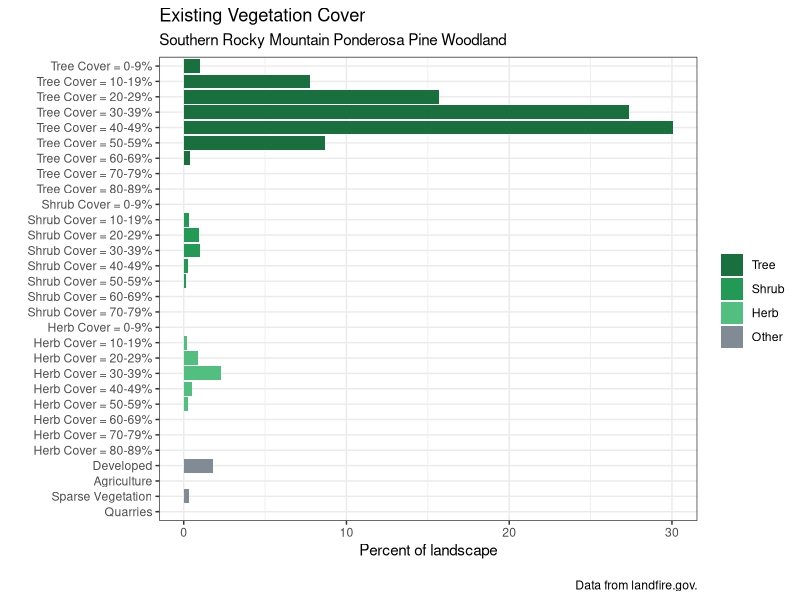
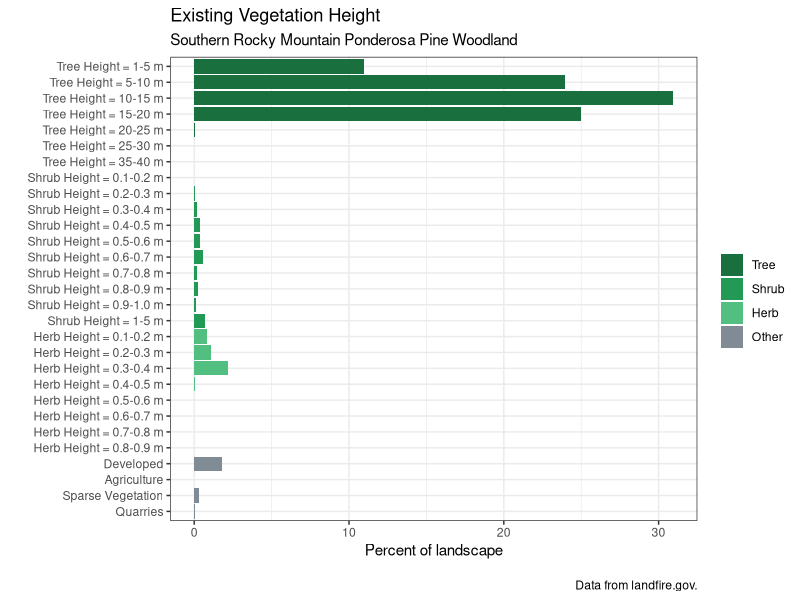
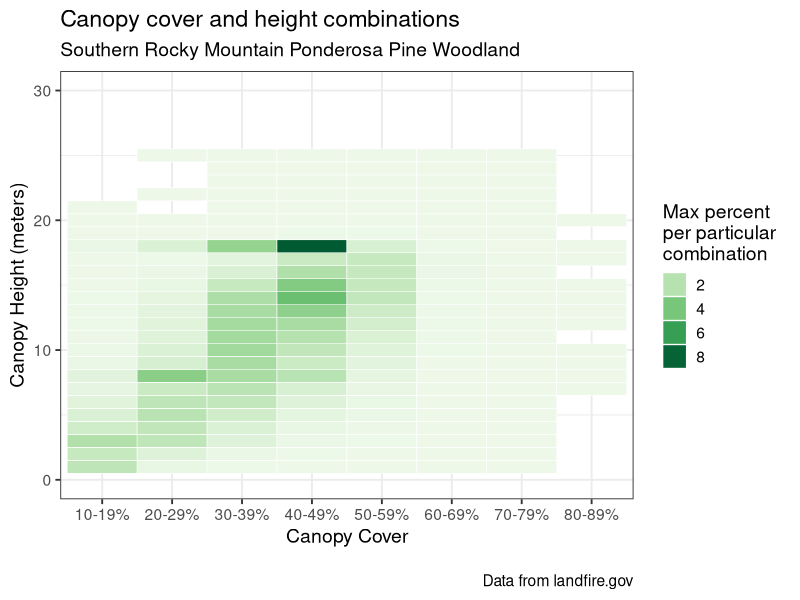

The R source for these figures, in order:
## ---- chunk 1


library(RColorBrewer)
library(scales)
library(tidyverse)

# create "type" column based on conditions
evcname <- read.csv("data/pipo_evc.csv") %>% 
  mutate(type = if_else(VALUE %in% 11, "Open Water",
                                             if_else(VALUE %in% 12, "Snow / Ice",
                                                     if_else(VALUE %in% c(13:25), "Developed",
                                                             if_else(VALUE %in% 31, "Barren",
                                                                     if_else(VALUE %in% c(60:70), "Agriculture",
                                                                             if_else(VALUE %in% 32, "Quarries",
                                                                                     if_else(VALUE %in% 100, "Sparse Vegetation",
                                                                                             if_else(VALUE %in% c(101:199), "Tree",
                                                                                                     if_else(VALUE %in% c(201:299), "Shrub",
                                                                                                             if_else(VALUE %in% c(301:399), "Herb",
                                                                                                                     "Other")))))))))))



# create reverse substr() function
revSubstr <- function(x, start, stop) {
  x <- strsplit(x, "")
  sapply(x, 
         function(x) paste(rev(rev(x)[start:stop]), collapse = ""), 
         USE.NAMES = FALSE)  }

# create cover column based on 2nd and 3rd to last values of classname
# if "Other" type, make 0
evcname <- evcname %>% mutate(cover = as.numeric(if_else(VALUE > 100,
                                                         revSubstr(evcname$CLASSNAMES, start = 2, stop = 3),
                                                         "0")))

# create bin breaks for grouping
breaks <- seq(0, 100, 10)
# create intervals for grouping and summarize
# also create factor order for "type"
evcgroup <- evcname %>%
  mutate(interval = cut(cover,
                        breaks, 
                        include.lowest = TRUE, 
                        right = T,
                        labels = c("0-9", "10-19", "20-29", "30-39", "40-49", "50-59", "60-69", "70-79", 
                                   "80-89", "90-100")),
         type = factor(type, levels = c("Tree", "Shrub", "Herb", "Open Water", "Snow / Ice", "Developed", "Agriculture", "Sparse Vegetation", "Barren", "Quarries", "Other"))) %>%
  group_by(type, interval) %>%
  summarize(COUNT = sum(Freq),
            acres = sum(ACRES),
            rel_percent = sum(REL_PERCENT))

# add label and legend names based on condition
evcgroup <- evcgroup %>% mutate(label = if_else(type %in% c("Tree", "Shrub", "Herb"),
                                                paste0(type, " Cover = ", interval, "%"), as.character(type)),
                                legend = if_else(type %in% c("Tree", "Shrub", "Herb", "Open Water"),
                                                 type, as.factor("Other")))

# turn current label order to factors
evclabel.list <- evcgroup$label
evcgroup <- evcgroup %>% mutate(label = fct_rev(factor(label, evclabel.list)))

# create factor level colors for legend
cols <- c("Tree" = "#196F3D", "Shrub" = "#229954", "Herb" = "#52BE80", "Open Water" = "#7FB3D5",
          "Other" = "#808B96")

# plot
evcChart <-
  ggplot(data = evcgroup, aes(x = label, y = rel_percent, fill = legend)) +
  geom_bar(stat = "identity") +
  labs(
    title = "Existing Vegetation Cover",
    subtitle = "Southern Rocky Mountain Ponderosa Pine Woodland",
    caption = "\nData from landfire.gov.",
    x = "",
    y = "Percent of landscape") +
  scale_fill_manual(values = cols, name = "") +
  coord_flip() +
  theme_bw()

evcChart

## ---- chunk 2

evhname <- read.csv("data/pipo_evh.csv") %>% 
  mutate(type = if_else(VALUE %in% 11, "Open Water",
                                             if_else(VALUE %in% 12, "Snow / Ice",
                                                     if_else(VALUE %in% c(13:25), "Developed",
                                                             if_else(VALUE %in% 31, "Barren",
                                                                     if_else(VALUE %in% c(60:70), "Agriculture",
                                                                             if_else(VALUE %in% 32, "Quarries",
                                                                                     if_else(VALUE %in% 100, "Sparse Vegetation",
                                                                                             if_else(VALUE %in% c(101:199), "Tree",
                                                                                                     if_else(VALUE %in% c(201:299), "Shrub",
                                                                                                             if_else(VALUE %in% c(301:399), "Herb",
                                                                                                                     "Other"))))))))))) %>%
  mutate(height_m = if_else(type %in% "Tree", (VALUE -100),
                            if_else(type %in% "Shrub", ((VALUE - 200) / 10),
                                    if_else(type %in% "Herb", ((VALUE - 300) / 10), 0))) %>%
           as.character() %>% as.numeric())

# create bin breaks for grouping
breaks <- c(0, 0.1, 0.2, 0.3, 0.4, 0.5, 0.6, 0.7, 0.8, 0.9, 1, 5, 10, 15, 20, 25, 30, 35, 40, 45, 50, 55, 60, 65, 70, 75, 80, 85, 90, 95, 100)

# create intervals for grouping and summarize
# also create factor order for "type"
evhgroup <- evhname %>%
  mutate(interval = cut(height_m,
                        breaks, 
                        include.lowest = TRUE, 
                        right = F,
                        labels = c("0", "0.1-0.2", "0.2-0.3", "0.3-0.4" ,"0.4-0.5", "0.5-0.6", "0.6-0.7", "0.7-0.8", "0.8-0.9", "0.9-1.0", "1-5", "5-10", "10-15", "15-20", "20-25", "25-30", "30-35", "35-40", "40-45", "45-50", "50-55", "55-60", "60-65", "65-70", "70-75", "75-80", "80-85", "85-90", "90-95", "95-100")),
         type = factor(type, levels = c("Tree", "Shrub", "Herb", "Open Water", "Snow / Ice", "Developed", "Agriculture", "Sparse Vegetation", "Barren", "Quarries", "Other"))) %>%
  group_by(type, interval) %>%
  summarise(COUNT = sum(Freq),
            acres = sum(ACRES),
            rel_percent = sum(REL_PERCENT))



# add label and legend names based on condition
evhgroup <- evhgroup %>% mutate(label = if_else(type %in% c("Tree", "Shrub", "Herb"),
                                                paste0(type, " Height = ", interval, " m"), as.character(type)),
                                legend = if_else(type %in% c("Tree", "Shrub", "Herb", "Open Water"),
                                                 type, as.factor("Other")))
# turn current label order to factors
evhlabel.list <- evhgroup$label
evhgroup <- evhgroup %>% mutate(label = fct_rev(factor(label, evhlabel.list)))

# create factor level colors for legend
cols <- c("Tree" = "#196F3D", "Shrub" = "#229954", "Herb" = "#52BE80", "Open Water" = "#7FB3D5",
          "Other" = "#808B96")


# plot
evhChart <-
ggplot(data = evhgroup, aes(x = label, y = rel_percent, fill = legend)) +
  geom_bar(stat = "identity") +
  labs(
    title = "Existing Vegetation Height",
    subtitle = "Southern Rocky Mountain Ponderosa Pine Woodland",
    caption = "\nData from landfire.gov.",
    x = "",
    y = "Percent of landscape") +
  scale_fill_manual(values = cols, name = "") +
  coord_flip() +
  theme_bw()

evhChart
## ---- chunk 3
# cove forest data from Upper Cheat watershed in WV
pipoHeat <- read_csv("data/pipo_heatmap.csv")


pipoHeatMap <- ggplot(pipoHeat,aes(x=evc, y=evh, fill = percent)) +
  geom_tile(colour="white",size=0.2) +
  guides(fill=guide_legend(title="Max percent \nper particular \ncombination")) +
  scale_x_discrete(labels = function(x) paste0(x, "%")) +
  coord_cartesian(ylim=c(0, 30)) +
  labs(x="Canopy Cover",
       y="Canopy Height (meters)",
       title="Canopy cover and height combinations",
       subtitle = "Southern Rocky Mountain Ponderosa Pine Woodland",
       caption = "\nData from landfire.gov") +
  scale_fill_distiller(palette = "Greens", trans = "reverse") +
  theme_bw(base_size=14) 



pipoHeatMap
